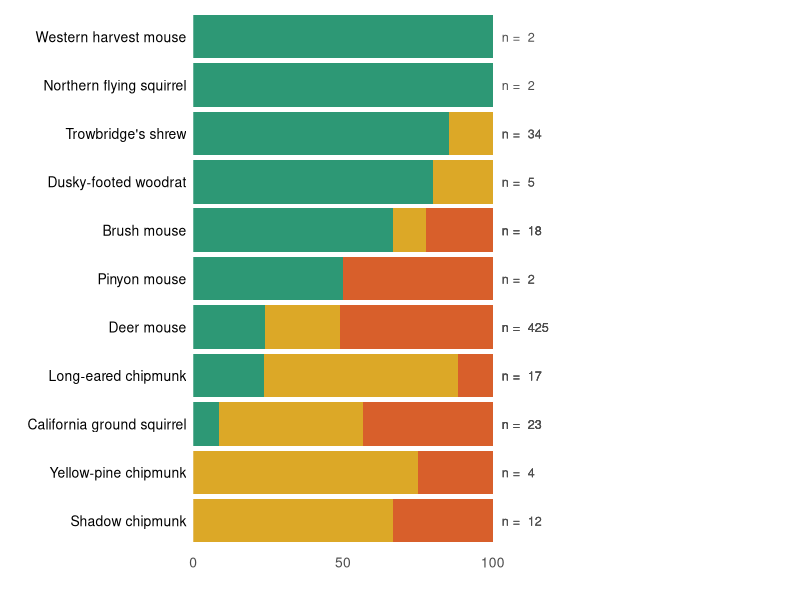
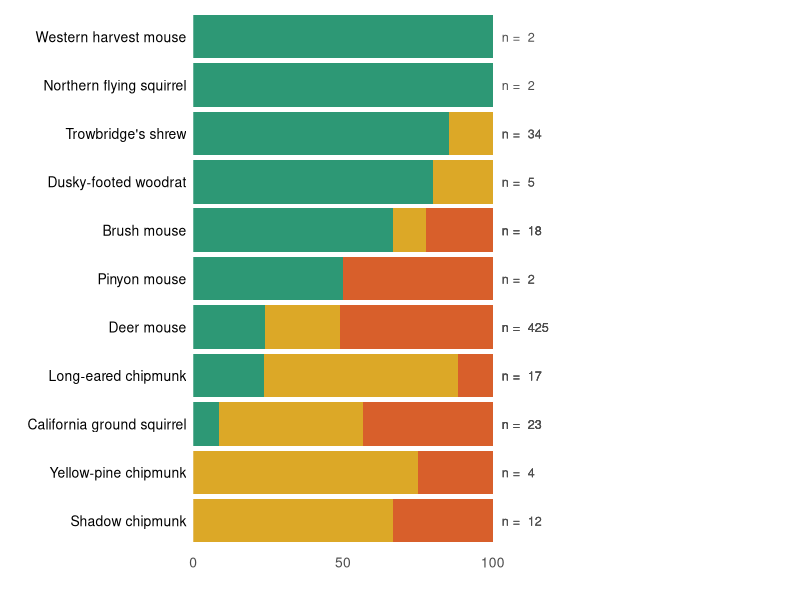

The R source for these figures, in order:
## ---- chunk 1
knitr::opts_knit$set(root.dir = '..')
knitr::opts_chunk$set(fig.align='center', collapse=TRUE)
## ---- chunk 2

# Load packages
library(tidyverse)

## ---- chunk 3

# Load data
smamms <- read_csv('community_analysis/habitat_preference_data.csv') %>% 
  mutate(severity = factor(severity, levels = c('unb', 'mod', 'high')))

# Data structure
str(smamms)
head(smamms)

## ---- chunk 4

# Summary table of overall mammal abundances
summary <- smamms %>% 
  group_by(species) %>% 
  summarize(n = length(species)) %>% 
  ungroup() %>% 
  arrange(-n)

# Dataframe of proportional abundance per fire severity, for each species
prop_species <- smamms %>% 
  group_by(species, common_name, severity) %>% 
  summarize(n = length(severity)) %>% 
  mutate(prop = n/sum(n)*100) %>% # proportion of captures at each treatment, per species
  mutate(label = common_name) %>% 
  ungroup()

# Dataframe for just low severity
prop_low <- prop_species %>% 
  filter(severity == 'unb') %>% 
  select(species, prop) %>% 
  rename(prop_low = prop)

# Dataframe for just moderate severity
prop_mod <- prop_species %>%
  filter(severity == 'mod') %>% 
  select(species, prop) %>% 
  rename(prop_mod = prop)

# Re-ordering data frame occurence within each severity
prop_species2 <- prop_species %>%
  full_join(prop_low, by = 'species') %>% 
  full_join(prop_mod, by = 'species') %>% 
  mutate(
    prop_low = case_when(
      is.na(prop_low) ~ 0,
      !is.na(prop_low) ~ prop_low
    ),
    prop_mod = case_when(
      is.na(prop_mod) ~ 0,
      !is.na(prop_mod) ~ prop_mod
    )
  ) %>% 
  ungroup() %>% 
  mutate(label = as_factor(label),
         label = fct_reorder(label, prop_mod),
         label = fct_reorder(label, prop_low),
         severity = factor(severity, levels = c('high', 'mod', 'unb'))) %>% 
  full_join(summary, by = 'species')

## ---- chunk 5

# Column graph of proportional treatment abundances per species
colors <- c("#D85F2B", "#DCA827", "#2D9875")
ggplot(prop_species2, aes(x = label, y = prop, fill = severity)) +
  geom_col() +
  geom_text(aes(x = label, y = 103,
                label = paste('n = ', n.y)),
            size = 3.2, hjust = 0, color = 'grey30') +
  scale_fill_manual(values = colors,
                    name = 'Fire severity',
                    labels = labs) +
  coord_flip() +
  scale_y_continuous(limits = c(0, 200),
                     breaks = c(0, 50, 100),
                     expand = c(0,0)) +
  theme_minimal() +
  labs(x = '', y = '') +
  theme(axis.text.y = element_text(size = 10, color = 'black'),
        axis.text.x = element_text(size = 10),
        panel.grid.major = element_blank(),
        panel.grid.minor = element_blank(),
        legend.position = 'none',
        axis.title.x = element_text(hjust = 3.8, size = 13))

## ---- chunk 6
# Save plot
ggsave('figures/habitat_preference_1.png', plot = last_plot(),
       width = 4, height = 3, units = 'in')
## ---- chunk 7
sessionInfo()
